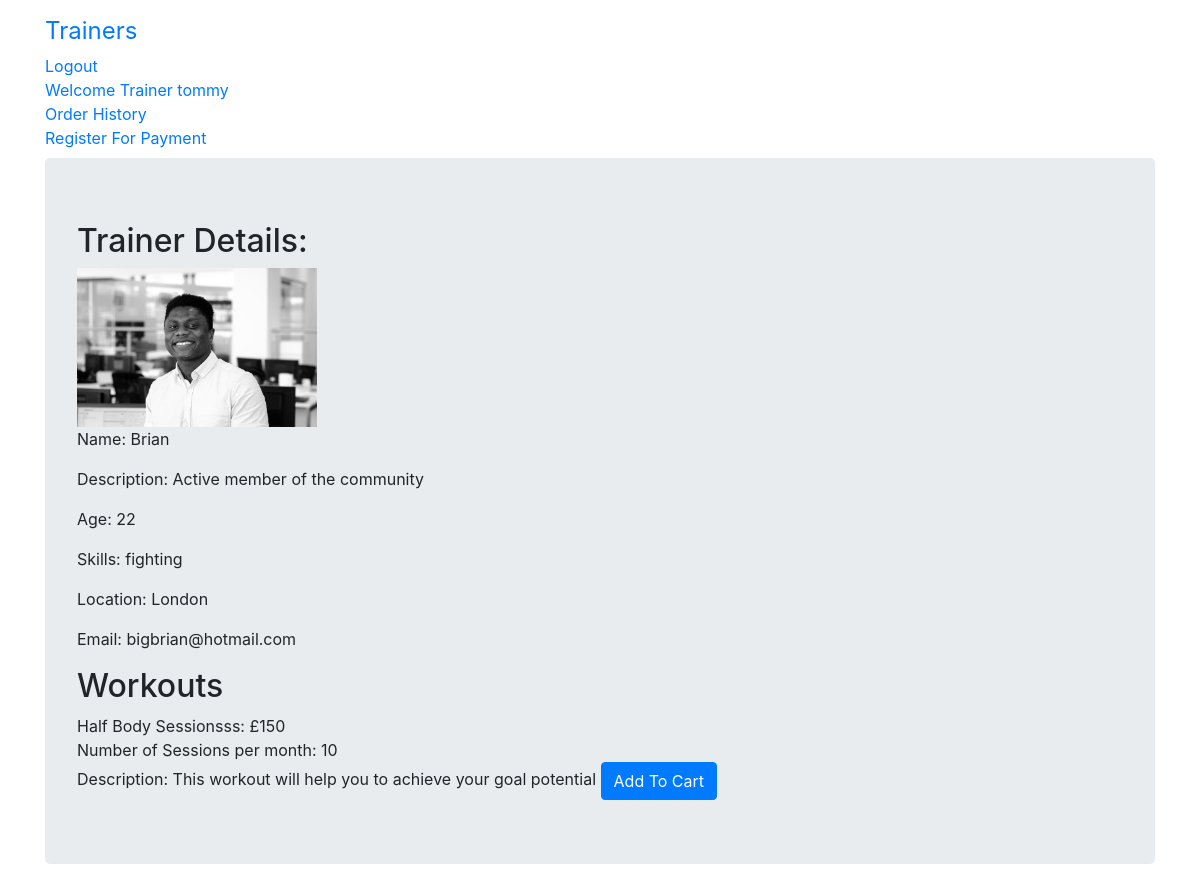
The app's page /trainers/8/ (signed in) with its own data.
### gym/models.py (models this page shows, shortened)
class User(AbstractUser):
    is_trainer = models.BooleanField(default=False)
    is_client= models.BooleanField(default=False)

class TrainerProfile(models.Model):
    user = models.OneToOneField(User,on_delete=models.CASCADE,primary_key=True)
    name = models.CharField(max_length=100,null=True)
    description = models.TextField()
    age = models.PositiveIntegerField(null=True)
    phone = models.CharField(max_length=30,null=True)
    gender = models.CharField(max_length=30,null=True)
    location = models.CharField(max_length=30,null=True)
    skills = models.CharField(max_length=30,null=True)
    profile_img = models.ImageField(upload_to='profile_image', blank=True)

class Workout(models.Model):
    trainer = models.ForeignKey(TrainerProfile,on_delete=models.CASCADE ,related_name='workouts')
    name = models.CharField(max_length=200,null=True)
    price = models.IntegerField()
    sessions = models.PositiveIntegerField(default=0)
    workout_description = models.TextField(default='There is no description available')
    subscription = models.BooleanField(default=False)

### gym/views.py (the view)
# urls.py: path('trainers/<pk>/',views.TrainerDetailView.as_view(),name='trainer_detail'),
class TrainerDetailView(DetailView):
    context_object_name = 'trainer_detail'
    model = TrainerProfile
    template_name = 'gym/trainer_detail.html'

### gym/templates/gym/trainer_detail.html (shortened to what this page needs)
{% extends 'base.html' %}
{% load staticfiles %}
{% block content%}
<div class="jumbotron">
  <h2>Trainer Details: </h2>
  {% if trainer_detail.profile_img %}
    <img src="{{trainer_detail.profile_img.url}}" width="240" alt="No Image">
  {% endif %}
  <p>Name: {{trainer_detail.user.username }}</p>
  <p>Description: {{trainer_detail.description}}</p>
  <p>Age: {{ trainer_detail.age }}</p>
  <p>Skills: {{ trainer_detail.skills }}</p>
  <p>Location: {{ trainer_detail.location}}</p>
  <p>Email: {{ trainer_detail.user.email }}</p>
  <h2>Workouts</h2>
  {% if user.trainerprofile.pk == trainer_detail.pk %}
  <form action="{% url 'gym:trainer_detail' pk=trainer_detail.pk %}" method="POST">
    {% csrf_token %}
    {% for workout in trainer_detail.workouts.all %}
    {{ workout.name }}: £{{ workout.price }}
    <br>
    Number of Sessions per month: {{workout.sessions }}
    <br>
    Description: {{ workout.workout_description}}
    <input type="radio" name="workout" value="{{ workout.price }}">
    <p> <a class="btn btn-warning" href="{% url 'gym:workout_update' pk=workout.pk %}">Update</a>  <a class="btn btn-warning" href="{% url 'gym:workout_remove' pk=workout.pk %}">Delete</a> </p>
    <br>
    {% endfor%}
</form>
</div>
<div class="container">
  <p> <a class="btn btn-success" href="{% url 'gym:addWorkout' pk=trainer_detail.pk %}">Add New Workout</a> </p>
  <p> <a class="btn btn-success" href="{% url 'gym:trainer_update' pk=trainer_detail.pk %}">Update Profile</a> </p>
</div>
  {% else %}
  <form action="{% url 'gym:trainer_detail' pk=trainer_detail.pk %}" method="GET">
    {% for workout in trainer_detail.workouts.all %}
    {{ workout.name }}: £{{ workout.price }}
    <br>
    Number of Sessions per month: {{workout.sessions }}
    <br>
    Description: {{ workout.workout_description}}
    <a class="btn btn-primary" href="{% url 'cart:add_cart' pk=workout.pk %}">Add To Cart</a>
    <br>
    {% endfor%}
</form>
{% endif %}
{% endblock %}

### gym/templates/base.html (shortened to what this page needs)
<!DOCTYPE html>
{% load staticfiles %}
<html lang="en" dir="ltr">
  <head>
    <link rel="stylesheet" href="https://maxcdn.bootstrapcdn.com/bootstrap/4.0.0/css/bootstrap.min.css">
    <link rel="stylesheet" href="{% static 'gym/css/app.css' %}">
  </head>
  <body>
    <nav class="navbar navbar-default techfont custom-navbar">
      <div class="container">
        <ul class="nav navbar-nav">
          <li> <a class="navbar-brand bigbrand" href="{% url 'gym:trainer_list'%}">Trainers</a> </li>
        {% if user.is_authenticated %}
          <li> <a href="{% url 'logout'%}">Logout</a> </li>
          {% if user.is_trainer == True %}
            <li> <a href="{% url 'gym:trainer_profile'%}">Welcome Trainer {{ user.username }}</a> </li>
          {% else %}
            <li> <a href="{% url 'gym:client_profile' pk=user.pk%}">Welcome {{ user.username }}</a> </li>
            <li> <a href="{% url 'cart:cart_detail'%}"> Cart</a> </li>
          {% endif %}
          {% if user.is_trainer %}
            <li> <a href="{% url 'order:trainer_order_history'%}">Order History</a> </li>
            <li> <a href="{% url 'stripe:stripe_register'%}">Register For Payment</a>  </li>
          {% else %}
            <li> <a href="{% url 'order:order_history'%}">Order History</a> </li>
          {% endif %}
        {% else %}
          <li> <a class="nav-item active" href="{% url 'gym:client_signup'%}"> Register as Client</a> </li>
          <li> <a href="{% url 'gym:trainer_signup'%}"> Register as Trainer</a> </li>
          <li> <a class="nav navbar-right" href="{% url 'login'%}">Login</a> </li>
        {% endif %}
        </ul>
      </div>
    </nav>
    <div class="container">
    {% block content %}
    {% endblock %}
    </div>
  </body>
</html>

### gym/static/gym/css/app.css (style rules this page uses)
.bigbrand { font-size: 1.5em; }

### records on screen
User: username "tommy"
TrainerProfile: profile_img (picture), user.username "Brian", description "Active member of the community", age "22", skills "fighting", location "London", user.email "bigbrian@hotmail.com"
Workout: name "Half Body Sessionsss", price "150", sessions "10", workout_description "This workout will help you to achieve your goal potential"
